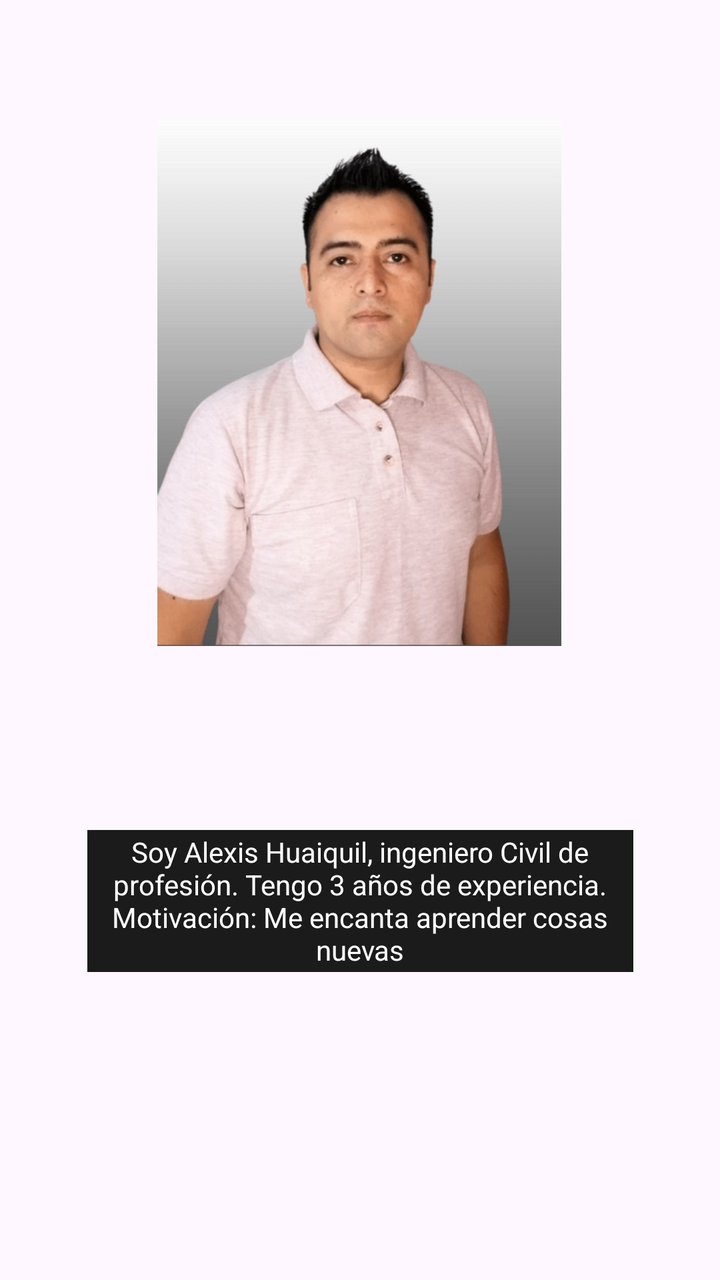
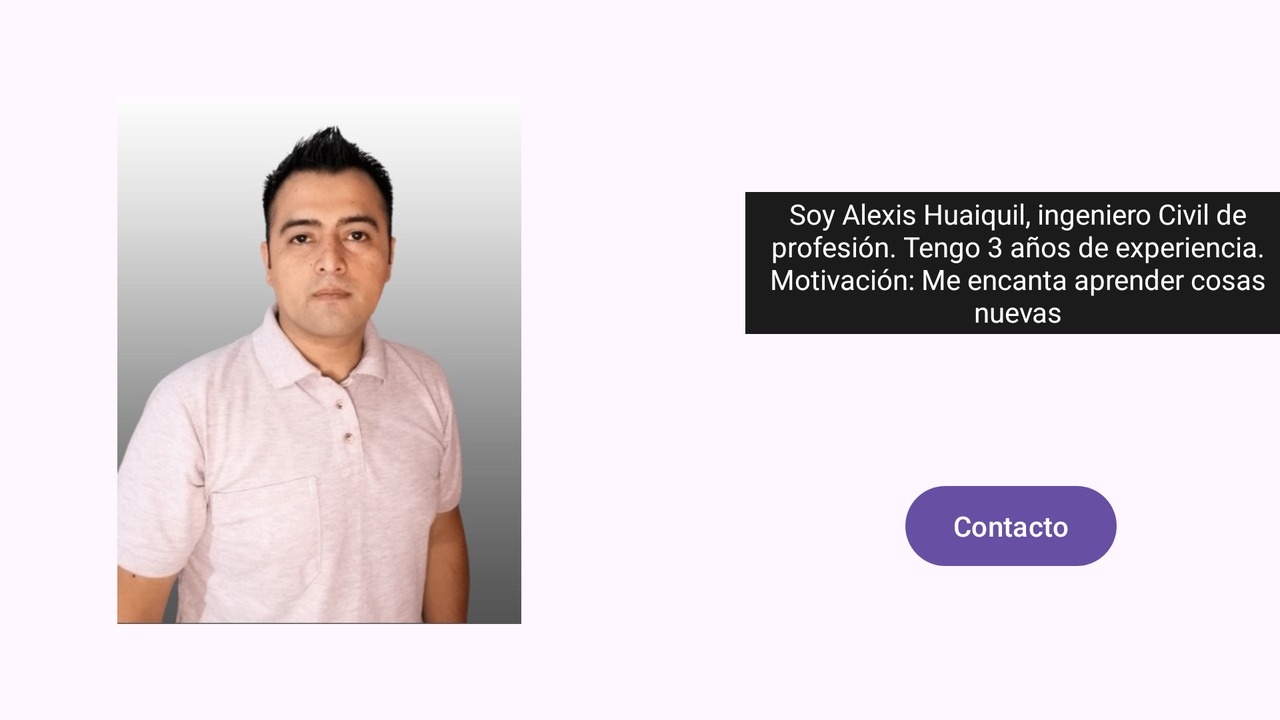

Compare how this app lays out the same screen by default and in its alternative resource folder. The renders come first, then the two layout files and the values they reference.
<!-- AndroidManifest.xml: application theme Theme.SpringModuloFInal4 -->
<!-- res/layout/activity_main.xml -->
<?xml version="1.0" encoding="utf-8"?>
<androidx.constraintlayout.widget.ConstraintLayout xmlns:android="http://schemas.android.com/apk/res/android"
    xmlns:app="http://schemas.android.com/apk/res-auto"
    xmlns:tools="http://schemas.android.com/tools"
    android:layout_width="match_parent"
    android:layout_height="match_parent"
    tools:context=".MainActivity">

    <ImageView
        android:id="@+id/imageView4"
        android:layout_width="wrap_content"
        android:layout_height="wrap_content"
        android:background="@drawable/fondo"
        app:layout_constraintBottom_toBottomOf="parent"
        app:layout_constraintEnd_toEndOf="parent"
        app:layout_constraintHorizontal_bias="0.0"
        app:layout_constraintStart_toStartOf="parent"
        app:layout_constraintTop_toTopOf="parent"
        app:layout_constraintVertical_bias="0.0"
        app:srcCompat="@drawable/fondo" />

    <TextView
        android:id="@+id/textViewDescripcion"
        android:layout_width="273dp"
        android:layout_height="71dp"
        android:layout_marginStart="32dp"
        android:layout_marginTop="32dp"
        android:layout_marginEnd="32dp"
        android:background="#1C1B1B"
        android:gravity="center_horizontal|center_vertical"
        android:text="Soy Alexis Huaiquil, ingeniero Civil de profesión. Tengo 3 años de experiencia. Motivación: Me encanta aprender cosas nuevas"
        android:textColor="#FFFFFF"
        app:layout_constraintEnd_toEndOf="parent"
        app:layout_constraintStart_toStartOf="parent"
        app:layout_constraintTop_toBottomOf="@+id/imageView5" />

    <ImageView
        android:id="@+id/imageView5"
        android:layout_width="202dp"
        android:layout_height="383dp"
        app:layout_constraintEnd_toEndOf="parent"
        app:layout_constraintHorizontal_bias="0.497"
        app:layout_constraintStart_toStartOf="parent"
        app:layout_constraintTop_toTopOf="@+id/imageView4"
        app:srcCompat="@drawable/cv" />

    <Button
        android:id="@+id/buttonContacto"
        android:layout_width="wrap_content"
        android:layout_height="wrap_content"
        android:layout_marginTop="32dp"
        android:text="Contacto"
        app:layout_constraintBottom_toBottomOf="@+id/imageView4"
        app:layout_constraintEnd_toEndOf="parent"
        app:layout_constraintStart_toStartOf="parent"
        app:layout_constraintTop_toBottomOf="@+id/textViewDescripcion"
        app:layout_constraintVertical_bias="0.012" />
</androidx.constraintlayout.widget.ConstraintLayout>
<!-- resources referenced by this layout -->
<resources>
  <!-- drawable cv: jpg bitmap (drawable, 47782 bytes) -->
  <style name="Theme.SpringModuloFInal4" parent="Base.Theme.SpringModuloFInal4" />
  <style name="Base.Theme.SpringModuloFInal4" parent="Theme.Material3.DayNight.NoActionBar">
          
          
      </style>
</resources>
<!-- res/layout-land/activity_main.xml (the repository's variant of the layout above) -->
<!-- drawn on the phone turned sideways -->
<?xml version="1.0" encoding="utf-8"?>
<androidx.constraintlayout.widget.ConstraintLayout xmlns:android="http://schemas.android.com/apk/res/android"
    xmlns:app="http://schemas.android.com/apk/res-auto"
    xmlns:tools="http://schemas.android.com/tools"
    android:layout_width="match_parent"
    android:layout_height="match_parent"
    tools:context=".MainActivity">

    <ImageView
        android:id="@+id/imageView4"
        android:layout_width="wrap_content"
        android:layout_height="wrap_content"
        android:background="@drawable/fondo"
        app:layout_constraintBottom_toBottomOf="parent"
        app:layout_constraintEnd_toEndOf="parent"
        app:layout_constraintHorizontal_bias="0.0"
        app:layout_constraintStart_toStartOf="parent"
        app:layout_constraintTop_toTopOf="parent"
        app:layout_constraintVertical_bias="0.0"
        app:srcCompat="@drawable/fondo" />

    <TextView
        android:id="@+id/textViewDescripcion"
        android:layout_width="273dp"
        android:layout_height="71dp"
        android:layout_marginStart="112dp"
        android:layout_marginTop="96dp"
        android:background="#1C1B1B"
        android:gravity="center_horizontal|center_vertical"
        android:text="Soy Alexis Huaiquil, ingeniero Civil de profesión. Tengo 3 años de experiencia. Motivación: Me encanta aprender cosas nuevas"
        android:textColor="#FFFFFF"
        app:layout_constraintStart_toEndOf="@+id/imageView5"
        app:layout_constraintTop_toTopOf="parent" />

    <ImageView
        android:id="@+id/imageView5"
        android:layout_width="202dp"
        android:layout_height="383dp"
        app:layout_constraintBottom_toBottomOf="parent"
        app:layout_constraintEnd_toEndOf="parent"
        app:layout_constraintHorizontal_bias="0.134"
        app:layout_constraintStart_toStartOf="parent"
        app:layout_constraintTop_toTopOf="@+id/imageView4"
        app:srcCompat="@drawable/cv" />

    <Button
        android:id="@+id/buttonContacto"
        android:layout_width="wrap_content"
        android:layout_height="wrap_content"
        android:layout_marginStart="192dp"
        android:layout_marginTop="72dp"
        android:text="Contacto"
        app:layout_constraintStart_toEndOf="@+id/imageView5"
        app:layout_constraintTop_toBottomOf="@+id/textViewDescripcion" />
</androidx.constraintlayout.widget.ConstraintLayout>
